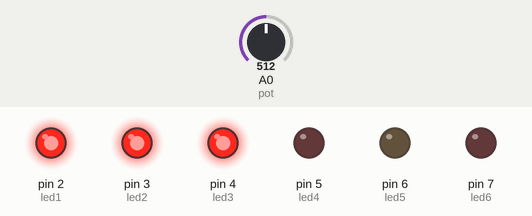
This sketch was run on a simulated Arduino Uno, built with avr-gcc and run on an emulated ATmega328P. On the bench: output pins drawn as LEDs (lit = HIGH). The test bench sets the inputs (shaded band); at power-on: A0 (pot) = 512.

Above: at 1.2 s.
1.3 s: A0 (pot) set to 668
2.8 s: A0 (pot) set to 696
At 3.5 s:
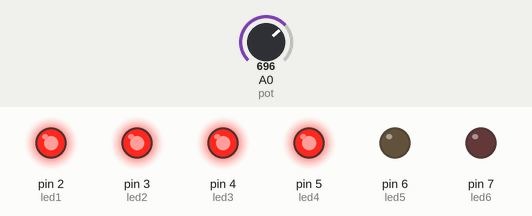
4.3 s: A0 (pot) set to 511
At 4.9 s:
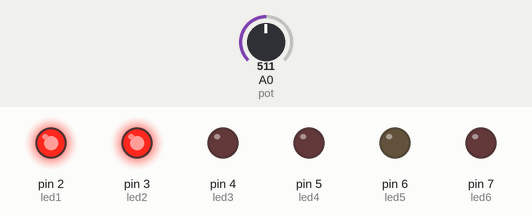
5.8 s: A0 (pot) set to 348
7.3 s: A0 (pot) set to 324
At 8.5 s:
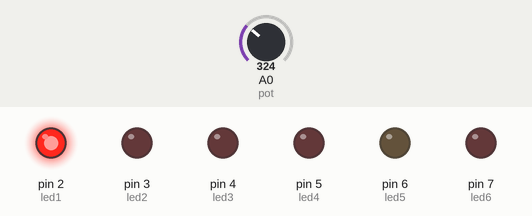
8.8 s: A0 (pot) set to 716
At 10.1 s:
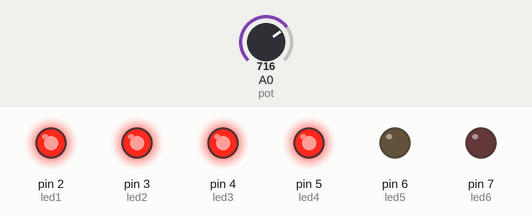
Timing chart, 0 to 11.3 s (numbered marks = the images above; inputs shaded):
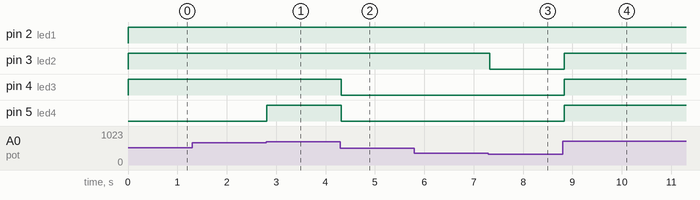

Measured:
- the behaviour switches between 681 and 682 on A0 (pot) (found by bisection; images 0 and 1)
- the behaviour switches between 341 and 340 on A0 (pot) (found by bisection; images 2 and 3)
- after the input at 2.8 s, pin 5 (led4): LOW → HIGH at once
- after the input at 4.3 s, pin 4 (led3), pin 5 (led4): HIGH → LOW at once
- after the input at 7.3 s, pin 3 (led2): HIGH → LOW at once
- after the input at 8.8 s, pin 3 (led2), pin 4 (led3), pin 5 (led4): LOW → HIGH at once

The sketch:

sketch.ino
```cpp
int led1 = 2;
int led2 = 3;
int led3 = 4;
int led4 = 5;
int led5 = 6;
int led6 = 7;

int pot = A0;  // potenciômetro ligado na entrada analógica A0
int valor = 0;

void setup() {
  pinMode(led1, OUTPUT);
  pinMode(led2, OUTPUT);
  pinMode(led3, OUTPUT);
  pinMode(led4, OUTPUT);
  pinMode(led5, OUTPUT);
  pinMode(led6, OUTPUT);
}

void loop() {
  valor = analogRead(pot);        // lê o potenciômetro (0 a 1023)
  int nivel = map(valor, 0, 1023, 0, 6);  // converte para 0 até 6 LEDs

  // apaga todos
  digitalWrite(led1, LOW);
  digitalWrite(led2, LOW);
  digitalWrite(led3, LOW);
  digitalWrite(led4, LOW);
  digitalWrite(led5, LOW);
  digitalWrite(led6, LOW);

  // acende conforme o nível
  if (nivel >= 1) digitalWrite(led1, HIGH);
  if (nivel >= 2) digitalWrite(led2, HIGH);
  if (nivel >= 3) digitalWrite(led3, HIGH);
  if (nivel >= 4) digitalWrite(led4, HIGH);
  if (nivel >= 5) digitalWrite(led5, HIGH);
  if (nivel >= 6) digitalWrite(led6, HIGH);

  delay(50); // um pequeno atraso para estabilidade
}
```
